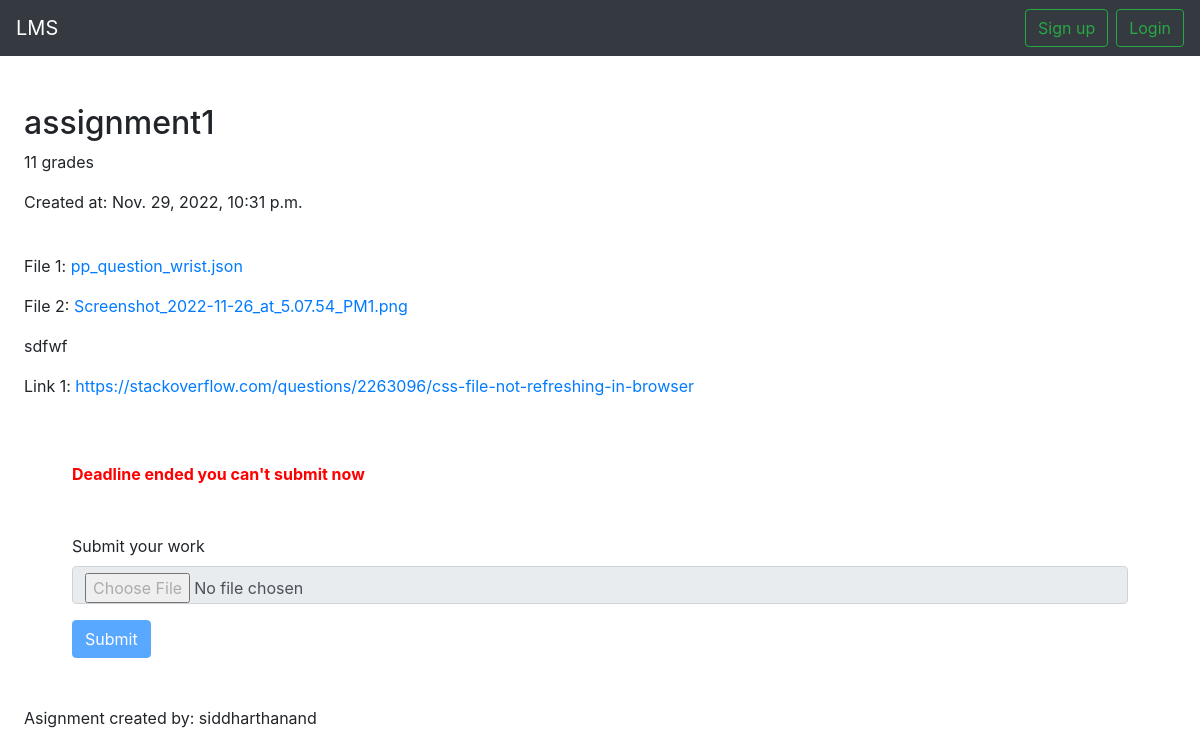
The app's page /assignment/3/1 with its own data.
### courses/models.py (models this page shows, shortened)
class myAssignment(models.Model):
    user = models.ForeignKey(User, on_delete=models.CASCADE)
    assignment = models.ForeignKey(Assignment, on_delete=models.CASCADE, related_name='my_assignments')
    upload = models.FileField(upload_to='documents', validators=[FileExtensionValidator(allowed_extensions=["pdf"])], null=True, blank=True)
    uploaded_at = models.DateTimeField(auto_now=True)
    done = models.BooleanField(default=False)

class Assignment(models.Model):
    course = models.ForeignKey(course, on_delete=models.CASCADE, related_name='assignments')
    title = models.CharField(max_length=500)
    documents = models.ManyToManyField(Files, blank=True)
    max_grades = models.PositiveIntegerField()
    deadline = models.DateTimeField()
    info   = models.CharField(max_length=500, null=True, blank=True)
    link  = models.URLField(max_length=200, null=True, blank=True)
    created_at = models.DateTimeField(auto_now_add=True)
    released = models.BooleanField(default=False)
    def submittable(self):
        current = self.deadline
        if(datetime.datetime.now(current.tzinfo) >= current):
            return False
        return True

class Files(models.Model):
    document = models.FileField(upload_to='documents', null=True, blank=True)

class course(models.Model):
    title = models.CharField(max_length=200)
    category = models.CharField(max_length=200)
    image = models.ImageField(upload_to='courseImg', null=True, blank=True)
    created_by = models.ForeignKey(User, on_delete=models.CASCADE, related_name='created_courses', null=True)
    course_price = models.CharField(default='FREE', max_length=100)
    course_level = models.CharField(max_length=20, choices=[
            ('Beginner', 'Beginner'),
            ('Intermediate', 'Intermediate'),
            ('Advanced', 'Advanced')
        ],
        default='Beginner'
    )

### courses/views.py (the view)
# urls.py: path('assignment/<assignmentid>/<courseid>', views.stu_assignment_detail, name='stu-assignment-detail'),
def stu_assignment_detail(request, assignmentid,courseid):
    links = []
    assignment = myAssignment.objects.get(id=assignmentid)
    if assignment.assignment.link :
        links = assignment.assignment.link.split(",")
    return render(request, 'assignment_detail.html', {'assignment': assignment, 'links': links})

### templates/assignment_detail.html (shortened to what this page needs)
{% extends 'base.html' %}
{% block content %}
  <div class="m-4">
    <h2>{{assignment.assignment.title}}</h2>
    <p>{{ assignment.assignment.max_grades }} grades</p>
    <p>Created at: {{assignment.assignment.created_at}}</p>
    <br/>
    {% if assignment.assignment.documents %}
        {% for document in assignment.assignment.documents.all %}
            <p>File {{forloop.counter}}: <a href={{document.document.url}} target='_blank'>{{document.document.name|cut:'documents/'}}</a></p>
        {% endfor %}
    {% endif %}
    {% if assignment.assignment.info %}
        <p>{{assignment.assignment.info}}</p>
    {% endif %}
    {% if links %}
          {% for link in links %}
            <div style="display:flex">
                <p>Link {{forloop.counter}}:  <a href="{{link}}">{{link}}</a></p>
            </div>
          {% endfor %}
      {% endif %}
    {% if assignment.upload %}
        <p style="color:green;" class="mx-5 mt-5">You have already submit you work.</p>
        {% if assignment.grades.is_graded %}
            <p style="font-weight:bold;" class="ml-5 mr-5">Graded: {{assignment.grades.grades}} out of {{ assignment.assignment.max_grades }}</p>
            <p class="mb-5 mx-5">Graded at: {{ assignment.grades.graded_at }}</p>
        {% else %}
            <p style="font-weight:bold;" class="m-5">Not graded yet</p>
            <p style="color:green;" class="mx-5 mt-5">You can resubmit by using this form.</p>
            <form action={% url 'submit-assignment' %} class="m-5" method="post" enctype="multipart/form-data">{% csrf_token %}
                <fieldset {% if assignment.assignment.submittable %} {% else %} disabled{% endif %} >
                    <div class="form-group">
                        <label for="document">Submit your work</label>
                        <input type="file" class="form-control" id="document" name="document" placeholder="Upload file" required>
                    </div>
                    <input type="hidden" value={{assignment.id}} name="assignmentid" id="assignmentid">
                    <button type="submit" class="btn btn-primary">Submit</button>
                </fieldset>
            </form>
        {% endif %}
    {% else %}
        {% if assignment.assignment.submittable %}
            <p style="color:red;" class="m-5">You have not submitted your work yet, submit using below form</p>
        {% else %}
            <p style="color:red;font-weight:bold;" class="m-5">Deadline ended you can't submit now</p>
        {% endif %}
        <form action={% url 'submit-assignment' %} class="m-5" method="post" enctype="multipart/form-data">{% csrf_token %}
            <fieldset {% if assignment.assignment.submittable %} {% else %} disabled{% endif %} >
                <div class="form-group">
                    <label for="document">Submit your work</label>
                    <input type="file" class="form-control" id="document" name="document" placeholder="Upload file" required>
                </div>
                <button type="submit" class="btn btn-primary">Submit</button>
            </fieldset>
        </form>
    {% endif %}
    <p>Asignment created by: {{assignment.assignment.course.created_by.username}}</p>
  </div>
{% endblock content %}

### records on screen
myAssignment: assignment "assignment1", assignment.max_grades "11", assignment.created_at "Nov. 29, 2022, 10:31 p.m.", assignment.info "sdfwf", assignment.course.created_by.username "siddharthanand"
Files: document.name "pp_question_wrist.json"
Files: document.name "Screenshot_2022-11-26_at_5.07.54_PM1.png"
Assignment: links "https://stackoverflow.com/questions/2263096/css-file-not-refreshing-in-browser"
